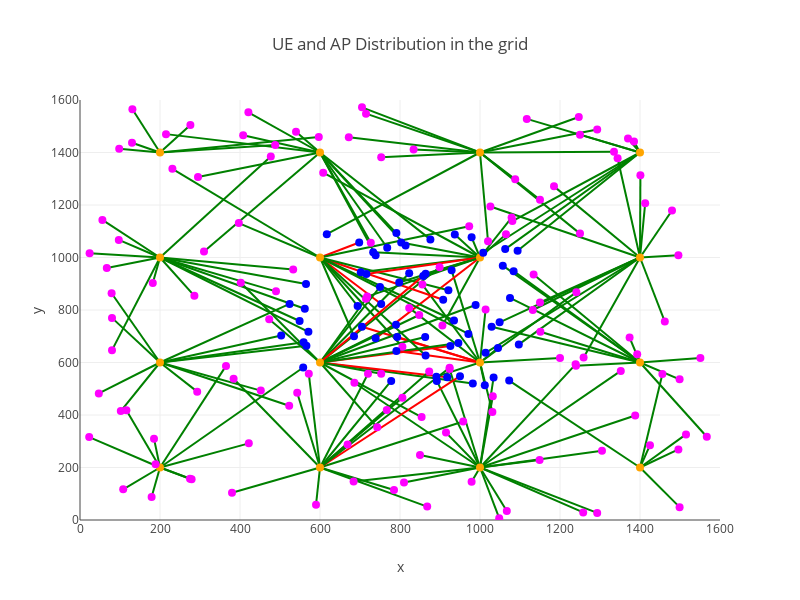

Source (notebook cell):
### Code cell
# Show distribution of UEs and APs
ue_ap_list = result.UE_AP_LIST[0]
nodes = [(0, 0)]
nodes += [tuple(x.location) for x in ue_ap_list]

edges = []
edge_color = []
# edge_color = ['green'] * (len(edges))

# add edges between UE and AP
for i, ue in enumerate(ue_ap_list[16:]):
    if ue.sla == 1:
        color = "green"
    else:
        color = "red"
    edges.append((ue.ap, i+17))
    edge_color.append(color)

    
nodes_color = []
nodes_color += ['orange'] * 16

for ue in ue_ap_list[16:]:
    if ue.app == 2:
        # video UEs
        color = 'blue'
    else:
        # Web UEs
        color = 'magenta'
    nodes_color.append(color)




n_x, n_y = zip(*nodes[1:])
nodes_dict=dict(type='scatter',
           x=n_x,
           y=n_y,
           mode='markers',
           marker=dict(size=8, color=nodes_color))

edges_list = []
for k, e in enumerate(edges):
    info = dict(
        type='scatter',
        x=[nodes[e[0]][0], nodes[e[1]][0]],
        y=[nodes[e[0]][1], nodes[e[1]][1]],
        mode='lines',
        line=dict(width=2, color=edge_color[k])
    )
    edges_list.append(info)

data=edges_list+[nodes_dict]

layout_dict = dict(xaxis={'range': [0, 1600], 'title': 'x'},
              yaxis={'range': [0, 1600], 'title': 'y'},
              title="UE and AP Distribution in the grid",
              height=600,
              width=800,
              showlegend=False
              )
layout = go.Layout(layout_dict)

fig=dict(data=data, layout=layout)

plotly.offline.iplot(fig)

### Figure 1 — Plotly figure (JSON) as saved in the notebook; plotly's stock layout.template omitted (floating-point values rounded to 4 significant figures; data arrays with more than 128 entries replaced by an {"elided": "..."} marker saying what was removed)
{"data": [{"line": {"color": "green", "width": 2}, "mode": "lines", "type": "scatter", "x": [600, 768], "y": [1400, 1037]}, {"line": {"color": "green", "width": 2}, "mode": "lines", "type": "scatter", "x": [600, 806], "y": [1000, 660]}, {"line": {"color": "green", "width": 2}, "mode": "lines", "type": "scatter", "x": [200, 524], "y": [600, 823]}, {"line": {"color": "green", "width": 2}, "mode": "lines", "type": "scatter", "x": [1000, 705], "y": [1400, 1572]}, {"line": {"color": "green", "width": 2}, "mode": "lines", "type": "scatter", "x": [1000, 1079], "y": [1000, 1152]}, {"line": {"color": "green", "width": 2}, "mode": "lines", "type": "scatter", "x": [1000, 892], "y": [200, 530]}, {"line": {"color": "green", "width": 2}, "mode": "lines", "type": "scatter", "x": [1000, 672], "y": [1400, 1458]}, {"line": {"color": "green", "width": 2}, "mode": "lines", "type": "scatter", "x": [600, 823], "y": [600, 940]}, {"line": {"color": "green", "width": 2}, "mode": "lines", "type": "scatter", "x": [200, 566], "y": [600, 664]}, {"line": {"color": "green", "width": 2}, "mode": "lines", "type": "scatter", "x": [1000, 1150], "y": [1400, 1220]}, {"line": {"color": "green", "width": 2}, "mode": "lines", "type": "scatter", "x": [1400, 1413], "y": [1000, 1207]}, {"line": {"color": "green", "width": 2}, "mode": "lines", "type": "scatter", "x": [200, 422], "y": [200, 292]}, {"line": {"color": "green", "width": 2}, "mode": "lines", "type": "scatter", "x": [1000, 1045], "y": [600, 655]}, {"line": {"color": "green", "width": 2}, "mode": "lines", "type": "scatter", "x": [1400, 1374], "y": [600, 695]}, {"line": {"color": "green", "width": 2}, "mode": "lines", "type": "scatter", "x": [200, 116], "y": [200, 418]}, {"line": {"color": "green", "width": 2}, "mode": "lines", "type": "scatter", "x": [200, 185], "y": [200, 310]}, {"line": {"color": "green", "width": 2}, "mode": "lines", "type": "scatter", "x": [1000, 856], "y": [600, 897]}, {"line": {"color": "green", "width": 2}, "mode": "lines", "type": "scatter", "x": [1400, 1499], "y": [600, 536]}, {"line": {"color": "green", "width": 2}, "mode": "lines", "type": "scatter", "x": [600, 899], "y": [600, 963]}, {"line": {"color": "green", "width": 2}, "mode": "lines", "type": "scatter", "x": [1000, 1012], "y": [600, 513]}, {"line": {"color": "green", "width": 2}, "mode": "lines", "type": "scatter", "x": [600, 720], "y": [200, 557]}, {"line": {"color": "green", "width": 2}, "mode": "lines", "type": "scatter", "x": [1000, 937], "y": [1000, 1088]}, {"line": {"color": "green", "width": 2}, "mode": "lines", "type": "scatter", "x": [600, 876], "y": [1400, 1069]}, {"line": {"color": "green", "width": 2}, "mode": "lines", "type": "scatter", "x": [1000, 1200], "y": [600, 617]}, {"line": {"color": "green", "width": 2}, "mode": "lines", "type": "scatter", "x": [200, 179], "y": [200, 88]}, {"line": {"color": "green", "width": 2}, "mode": "lines", "type": "scatter", "x": [1000, 929], "y": [600, 951]}, {"line": {"color": "green", "width": 2}, "mode": "lines", "type": "scatter", "x": [1000, 1088], "y": [1400, 1298]}, {"line": {"color": "green", "width": 2}, "mode": "lines", "type": "scatter", "x": [600, 854], "y": [600, 392]}, {"line": {"color": "green", "width": 2}, "mode": "lines", "type": "scatter", "x": [1000, 803], "y": [1000, 1057]}, {"line": {"color": "green", "width": 2}, "mode": "lines", "type": "scatter", "x": [1400, 1117], "y": [1400, 1528]}, {"line": {"color": "green", "width": 2}, "mode": "lines", "type": "scatter", "x": [600, 384], "y": [200, 538]}, {"line": {"color": "red", "width": 2}, "mode": "lines", "type": "scatter", "x": [600, 698], "y": [1000, 1057]}, {"line": {"color": "green", "width": 2}, "mode": "lines", "type": "scatter", "x": [600, 727], "y": [1400, 1056]}, {"line": {"color": "green", "width": 2}, "mode": "lines", "type": "scatter", "x": [600, 295], "y": [1400, 1307]}, {"line": {"color": "green", "width": 2}, "mode": "lines", "type": "scatter", "x": [600, 958], "y": [200, 375]}, {"line": {"color": "green", "width": 2}, "mode": "lines", "type": "scatter", "x": [200, 452], "y": [600, 493]}, {"line": {"color": "green", "width": 2}, "mode": "lines", "type": "scatter", "x": [600, 408], "y": [1400, 1466]}, {"line": {"color": "green", "width": 2}, "mode": "lines", "type": "scatter", "x": [600, 982], "y": [600, 520]}, {"line": {"color": "green", "width": 2}, "mode": "lines", "type": "scatter", "x": [600, 685], "y": [1000, 700]}, {"line": {"color": "red", "width": 2}, "mode": "lines", "type": "scatter", "x": [600, 918], "y": [600, 544]}, {"line": {"color": "green", "width": 2}, "mode": "lines", "type": "scatter", "x": [1000, 1239], "y": [200, 593]}, {"line": {"color": "green", "width": 2}, "mode": "lines", "type": "scatter", "x": [1400, 1496], "y": [1000, 1009]}, {"line": {"color": "green", "width": 2}, "mode": "lines", "type": "scatter", "x": [1000, 834], "y": [1400, 1411]}, {"line": {"color": "green", "width": 2}, "mode": "lines", "type": "scatter", "x": [1400, 1240], "y": [600, 588]}, {"line": {"color": "green", "width": 2}, "mode": "lines", "type": "scatter", "x": [200, 130], "y": [1400, 1437]}, {"line": {"color": "green", "width": 2}, "mode": "lines", "type": "scatter", "x": [1000, 1250], "y": [1400, 1091]}, {"line": {"color": "green", "width": 2}, "mode": "lines", "type": "scatter", "x": [1000, 1388], "y": [200, 398]}, {"line": {"color": "green", "width": 2}, "mode": "lines", "type": "scatter", "x": [1400, 1081], "y": [1400, 1139]}, {"line": {"color": "red", "width": 2}, "mode": "lines", "type": "scatter", "x": [1000, 705], "y": [600, 736]}, {"line": {"color": "green", "width": 2}, "mode": "lines", "type": "scatter", "x": [1400, 1008], "y": [1400, 1018]}, {"line": {"color": "green", "width": 2}, "mode": "lines", "type": "scatter", "x": [600, 572], "y": [200, 557]}, {"line": {"color": "green", "width": 2}, "mode": "lines", "type": "scatter", "x": [1000, 979], "y": [1000, 1077]}, {"line": {"color": "green", "width": 2}, "mode": "lines", "type": "scatter", "x": [200, 23], "y": [200, 316]}, {"line": {"color": "green", "width": 2}, "mode": "lines", "type": "scatter", "x": [600, 785], "y": [200, 114]}, {"line": {"color": "green", "width": 2}, "mode": "lines", "type": "scatter", "x": [1000, 702], "y": [1000, 944]}, {"line": {"color": "green", "width": 2}, "mode": "lines", "type": "scatter", "x": [200, 47], "y": [600, 482]}, {"line": {"color": "green", "width": 2}, "mode": "lines", "type": "scatter", "x": [1400, 1499], "y": [200, 49]}, {"line": {"color": "green", "width": 2}, "mode": "lines", "type": "scatter", "x": [1400, 1134], "y": [600, 935]}, {"line": {"color": "green", "width": 2}, "mode": "lines", "type": "scatter", "x": [600, 543], "y": [200, 485]}, {"line": {"color": "green", "width": 2}, "mode": "lines", "type": "scatter", "x": [1400, 1370], "y": [1400, 1453]}, {"line": {"color": "green", "width": 2}, "mode": "lines", "type": "scatter", "x": [200, 562], "y": [1000, 805]}, {"line": {"color": "green", "width": 2}, "mode": "lines", "type": "scatter", "x": [200, 549], "y": [1000, 758]}, {"line": {"color": "green", "width": 2}, "mode": "lines", "type": "scatter", "x": [1000, 1065], "y": [1000, 1089]}, {"line": {"color": "green", "width": 2}, "mode": "lines", "type": "scatter", "x": [1400, 1385], "y": [1400, 1442]}, {"line": {"color": "red", "width": 2}, "mode": "lines", "type": "scatter", "x": [600, 753], "y": [1000, 823]}, {"line": {"color": "green", "width": 2}, "mode": "lines", "type": "scatter", "x": [600, 973], "y": [1000, 1119]}, {"line": {"color": "green", "width": 2}, "mode": "lines", "type": "scatter", "x": [1000, 798], "y": [1000, 905]}, {"line": {"color": "green", "width": 2}, "mode": "lines", "type": "scatter", "x": [600, 873], "y": [200, 566]}, {"line": {"color": "green", "width": 2}, "mode": "lines", "type": "scatter", "x": [1400, 1185], "y": [1000, 1271]}, {"line": {"color": "green", "width": 2}, "mode": "lines", "type": "scatter", "x": [200, 597], "y": [1400, 1459]}, {"line": {"color": "green", "width": 2}, "mode": "lines", "type": "scatter", "x": [1000, 1031], "y": [600, 411]}, {"line": {"color": "green", "width": 2}, "mode": "lines", "type": "scatter", "x": [200, 182], "y": [1000, 903]}, {"line": {"color": "green", "width": 2}, "mode": "lines", "type": "scatter", "x": [1400, 1393], "y": [600, 631]}, {"line": {"color": "green", "width": 2}, "mode": "lines", "type": "scatter", "x": [200, 488], "y": [1400, 1429]}, {"line": {"color": "green", "width": 2}, "mode": "lines", "type": "scatter", "x": [1400, 1057], "y": [600, 969]}, {"line": {"color": "green", "width": 2}, "mode": "lines", "type": "scatter", "x": [200, 67], "y": [1000, 960]}, {"line": {"color": "green", "width": 2}, "mode": "lines", "type": "scatter", "x": [200, 80], "y": [1000, 647]}, {"line": {"color": "green", "width": 2}, "mode": "lines", "type": "scatter", "x": [200, 365], "y": [200, 587]}, {"line": {"color": "green", "width": 2}, "mode": "lines", "type": "scatter", "x": [200, 293], "y": [600, 489]}, {"line": {"color": "green", "width": 2}, "mode": "lines", "type": "scatter", "x": [200, 477], "y": [1000, 1385]}, {"line": {"color": "red", "width": 2}, "mode": "lines", "type": "scatter", "x": [1000, 739], "y": [1000, 692]}, {"line": {"color": "green", "width": 2}, "mode": "lines", "type": "scatter", "x": [600, 739], "y": [1400, 1009]}, {"line": {"color": "green", "width": 2}, "mode": "lines", "type": "scatter", "x": [600, 848], "y": [600, 781]}, {"line": {"color": "green", "width": 2}, "mode": "lines", "type": "scatter", "x": [1000, 1352], "y": [200, 568]}, {"line": {"color": "green", "width": 2}, "mode": "lines", "type": "scatter", "x": [200, 102], "y": [600, 415]}, {"line": {"color": "green", "width": 2}, "mode": "lines", "type": "scatter", "x": [1400, 1094], "y": [1400, 1026]}, {"line": {"color": "green", "width": 2}, "mode": "lines", "type": "scatter", "x": [600, 989], "y": [600, 819]}, {"line": {"color": "green", "width": 2}, "mode": "lines", "type": "scatter", "x": [200, 80], "y": [600, 770]}, {"line": {"color": "green", "width": 2}, "mode": "lines", "type": "scatter", "x": [200, 56], "y": [1000, 1143]}, {"line": {"color": "red", "width": 2}, "mode": "lines", "type": "scatter", "x": [1000, 793], "y": [600, 697]}, {"line": {"color": "green", "width": 2}, "mode": "lines", "type": "scatter", "x": [200, 558], "y": [200, 581]}, {"line": {"color": "green", "width": 2}, "mode": "lines", "type": "scatter", "x": [200, 189], "y": [200, 212]}, {"line": {"color": "green", "width": 2}, "mode": "lines", "type": "scatter", "x": [1000, 608], "y": [1000, 1323]}, {"line": {"color": "green", "width": 2}, "mode": "lines", "type": "scatter", "x": [1000, 1335], "y": [1400, 1403]}, {"line": {"color": "green", "width": 2}, "mode": "lines", "type": "scatter", "x": [1000, 1293], "y": [200, 27]}, {"line": {"color": "green", "width": 2}, "mode": "lines", "type": "scatter", "x": [1000, 1032], "y": [200, 471]}, {"line": {"color": "green", "width": 2}, "mode": "lines", "type": "scatter", "x": [1000, 1305], "y": [200, 264]}, {"line": {"color": "red", "width": 2}, "mode": "lines", "type": "scatter", "x": [600, 908], "y": [1000, 839]}, {"line": {"color": "red", "width": 2}, "mode": "lines", "type": "scatter", "x": [600, 926], "y": [600, 663]}, {"line": {"color": "green", "width": 2}, "mode": "lines", "type": "scatter", "x": [600, 590], "y": [200, 58]}, {"line": {"color": "green", "width": 2}, "mode": "lines", "type": "scatter", "x": [600, 863], "y": [600, 697]}, {"line": {"color": "green", "width": 2}, "mode": "lines", "type": "scatter", "x": [600, 753], "y": [600, 557]}, {"line": {"color": "green", "width": 2}, "mode": "lines", "type": "scatter", "x": [600, 694], "y": [1000, 815]}, {"line": {"color": "green", "width": 2}, "mode": "lines", "type": "scatter", "x": [600, 971], "y": [1000, 709]}, {"line": {"color": "green", "width": 2}, "mode": "lines", "type": "scatter", "x": [1000, 1034], "y": [200, 543]}, {"line": {"color": "green", "width": 2}, "mode": "lines", "type": "scatter", "x": [1000, 733], "y": [1000, 1020]}, {"line": {"color": "green", "width": 2}, "mode": "lines", "type": "scatter", "x": [600, 864], "y": [1000, 627]}, {"line": {"color": "green", "width": 2}, "mode": "lines", "type": "scatter", "x": [600, 946], "y": [600, 674]}, {"line": {"color": "green", "width": 2}, "mode": "lines", "type": "scatter", "x": [1000, 850], "y": [200, 248]}, {"line": {"color": "green", "width": 2}, "mode": "lines", "type": "scatter", "x": [1400, 1259], "y": [1000, 619]}, {"line": {"color": "green", "width": 2}, "mode": "lines", "type": "scatter", "x": [600, 715], "y": [600, 843]}, {"line": {"color": "green", "width": 2}, "mode": "lines", "type": "scatter", "x": [1000, 906], "y": [1000, 741]}, {"line": {"color": "green", "width": 2}, "mode": "lines", "type": "scatter", "x": [1400, 1029], "y": [600, 736]}, {"line": {"color": "green", "width": 2}, "mode": "lines", "type": "scatter", "x": [1000, 617], "y": [1400, 1089]}, {"line": {"color": "green", "width": 2}, "mode": "lines", "type": "scatter", "x": [600, 231], "y": [1000, 1338]}, {"line": {"color": "green", "width": 2}, "mode": "lines", "type": "scatter", "x": [1000, 864], "y": [1000, 938]}, {"line": {"color": "green", "width": 2}, "mode": "lines", "type": "scatter", "x": [1000, 979], "y": [200, 146]}, {"line": {"color": "green", "width": 2}, "mode": "lines", "type": "scatter", "x": [200, 276], "y": [1400, 1505]}, {"line": {"color": "green", "width": 2}, "mode": "lines", "type": "scatter", "x": [600, 669], "y": [200, 288]}, {"line": {"color": "green", "width": 2}, "mode": "lines", "type": "scatter", "x": [600, 806], "y": [200, 466]}, {"line": {"color": "green", "width": 2}, "mode": "lines", "type": "scatter", "x": [1400, 1567], "y": [600, 317]}, {"line": {"color": "green", "width": 2}, "mode": "lines", "type": "scatter", "x": [1400, 1073], "y": [200, 531]}, {"line": {"color": "green", "width": 2}, "mode": "lines", "type": "scatter", "x": [600, 791], "y": [1400, 1093]}, {"line": {"color": "green", "width": 2}, "mode": "lines", "type": "scatter", "x": [600, 921], "y": [1000, 875]}, {"line": {"color": "green", "width": 2}, "mode": "lines", "type": "scatter", "x": [600, 750], "y": [600, 888]}, {"line": {"color": "green", "width": 2}, "mode": "lines", "type": "scatter", "x": [1400, 1496], "y": [200, 269]}, {"line": {"color": "green", "width": 2}, "mode": "lines", "type": "scatter", "x": [200, 279], "y": [200, 155]}, {"line": {"color": "green", "width": 2}, "mode": "lines", "type": "scatter", "x": [600, 868], "y": [200, 51]}, {"line": {"color": "green", "width": 2}, "mode": "lines", "type": "scatter", "x": [200, 108], "y": [200, 117]}, {"line": {"color": "green", "width": 2}, "mode": "lines", "type": "scatter", "x": [1000, 915], "y": [200, 333]}, {"line": {"color": "green", "width": 2}, "mode": "lines", "type": "scatter", "x": [200, 533], "y": [1000, 954]}, {"line": {"color": "green", "width": 2}, "mode": "lines", "type": "scatter", "x": [200, 571], "y": [1000, 717]}, {"line": {"color": "green", "width": 2}, "mode": "lines", "type": "scatter", "x": [1000, 810], "y": [200, 143]}, {"line": {"color": "green", "width": 2}, "mode": "lines", "type": "scatter", "x": [1000, 753], "y": [1400, 1382]}, {"line": {"color": "green", "width": 2}, "mode": "lines", "type": "scatter", "x": [1400, 1151], "y": [600, 717]}, {"line": {"color": "green", "width": 2}, "mode": "lines", "type": "scatter", "x": [200, 503], "y": [600, 703]}, {"line": {"color": "green", "width": 2}, "mode": "lines", "type": "scatter", "x": [200, 565], "y": [1000, 899]}, {"line": {"color": "green", "width": 2}, "mode": "lines", "type": "scatter", "x": [1000, 1020], "y": [1400, 1062]}, {"line": {"color": "green", "width": 2}, "mode": "lines", "type": "scatter", "x": [1400, 1344], "y": [1000, 1378]}, {"line": {"color": "green", "width": 2}, "mode": "lines", "type": "scatter", "x": [600, 421], "y": [1400, 1553]}, {"line": {"color": "green", "width": 2}, "mode": "lines", "type": "scatter", "x": [200, 97], "y": [1000, 1067]}, {"line": {"color": "green", "width": 2}, "mode": "lines", "type": "scatter", "x": [1000, 1293], "y": [1400, 1488]}, {"line": {"color": "green", "width": 2}, "mode": "lines", "type": "scatter", "x": [1400, 1480], "y": [1000, 1179]}, {"line": {"color": "green", "width": 2}, "mode": "lines", "type": "scatter", "x": [200, 559], "y": [600, 677]}, {"line": {"color": "green", "width": 2}, "mode": "lines", "type": "scatter", "x": [200, 24], "y": [1000, 1016]}, {"line": {"color": "green", "width": 2}, "mode": "lines", "type": "scatter", "x": [1400, 1456], "y": [200, 556]}, {"line": {"color": "green", "width": 2}, "mode": "lines", "type": "scatter", "x": [1400, 1132], "y": [1000, 800]}, {"line": {"color": "green", "width": 2}, "mode": "lines", "type": "scatter", "x": [1000, 686], "y": [200, 523]}, {"line": {"color": "green", "width": 2}, "mode": "lines", "type": "scatter", "x": [1000, 1247], "y": [1400, 1535]}, {"line": {"color": "green", "width": 2}, "mode": "lines", "type": "scatter", "x": [1400, 1049], "y": [1000, 753]}, {"line": {"color": "green", "width": 2}, "mode": "lines", "type": "scatter", "x": [1000, 1258], "y": [200, 29]}, {"line": {"color": "green", "width": 2}, "mode": "lines", "type": "scatter", "x": [200, 490], "y": [1000, 871]}, {"line": {"color": "green", "width": 2}, "mode": "lines", "type": "scatter", "x": [200, 98], "y": [1400, 1414]}, {"line": {"color": "red", "width": 2}, "mode": "lines", "type": "scatter", "x": [1000, 716], "y": [1000, 937]}, {"line": {"color": "green", "width": 2}, "mode": "lines", "type": "scatter", "x": [1000, 715], "y": [1400, 1548]}, {"line": {"color": "green", "width": 2}, "mode": "lines", "type": "scatter", "x": [600, 473], "y": [600, 765]}, {"line": {"color": "green", "width": 2}, "mode": "lines", "type": "scatter", "x": [1000, 924], "y": [200, 575]}, {"line": {"color": "green", "width": 2}, "mode": "lines", "type": "scatter", "x": [1000, 718], "y": [1000, 851]}, {"line": {"color": "green", "width": 2}, "mode": "lines", "type": "scatter", "x": [1400, 1150], "y": [1000, 829]}, {"line": {"color": "green", "width": 2}, "mode": "lines", "type": "scatter", "x": [1400, 1075], "y": [600, 846]}, {"line": {"color": "green", "width": 2}, "mode": "lines", "type": "scatter", "x": [1400, 1462], "y": [1000, 756]}, {"line": {"color": "green", "width": 2}, "mode": "lines", "type": "scatter", "x": [600, 397], "y": [1000, 1131]}, {"line": {"color": "red", "width": 2}, "mode": "lines", "type": "scatter", "x": [1000, 791], "y": [600, 644]}, {"line": {"color": "green", "width": 2}, "mode": "lines", "type": "scatter", "x": [1400, 1250], "y": [1400, 1468]}, {"line": {"color": "green", "width": 2}, "mode": "lines", "type": "scatter", "x": [200, 286], "y": [1000, 854]}, {"line": {"color": "green", "width": 2}, "mode": "lines", "type": "scatter", "x": [200, 131], "y": [1400, 1565]}, {"line": {"color": "green", "width": 2}, "mode": "lines", "type": "scatter", "x": [1000, 1014], "y": [600, 802]}, {"line": {"color": "green", "width": 2}, "mode": "lines", "type": "scatter", "x": [200, 275], "y": [200, 157]}, {"line": {"color": "green", "width": 2}, "mode": "lines", "type": "scatter", "x": [600, 935], "y": [1000, 760]}, {"line": {"color": "green", "width": 2}, "mode": "lines", "type": "scatter", "x": [600, 402], "y": [600, 904]}, {"line": {"color": "green", "width": 2}, "mode": "lines", "type": "scatter", "x": [1000, 823], "y": [600, 808]}, {"line": {"color": "green", "width": 2}, "mode": "lines", "type": "scatter", "x": [1400, 1084], "y": [600, 948]}, {"line": {"color": "green", "width": 2}, "mode": "lines", "type": "scatter", "x": [600, 380], "y": [200, 104]}, {"line": {"color": "green", "width": 2}, "mode": "lines", "type": "scatter", "x": [1400, 1425], "y": [200, 285]}, {"line": {"color": "green", "width": 2}, "mode": "lines", "type": "scatter", "x": [1400, 1097], "y": [1000, 669]}, {"line": {"color": "green", "width": 2}, "mode": "lines", "type": "scatter", "x": [200, 523], "y": [600, 435]}, {"line": {"color": "green", "width": 2}, "mode": "lines", "type": "scatter", "x": [1000, 684], "y": [200, 147]}, {"line": {"color": "green", "width": 2}, "mode": "lines", "type": "scatter", "x": [1400, 1063], "y": [1400, 1032]}, {"line": {"color": "green", "width": 2}, "mode": "lines", "type": "scatter", "x": [1000, 1067], "y": [200, 34]}, {"line": {"color": "red", "width": 2}, "mode": "lines", "type": "scatter", "x": [600, 950], "y": [200, 548]}, {"line": {"color": "green", "width": 2}, "mode": "lines", "type": "scatter", "x": [1000, 891], "y": [600, 546]}, {"line": {"color": "green", "width": 2}, "mode": "lines", "type": "scatter", "x": [600, 540], "y": [1400, 1479]}, {"line": {"color": "green", "width": 2}, "mode": "lines", "type": "scatter", "x": [1000, 1149], "y": [200, 229]}, {"line": {"color": "green", "width": 2}, "mode": "lines", "type": "scatter", "x": [600, 790], "y": [600, 744]}, {"line": {"color": "green", "width": 2}, "mode": "lines", "type": "scatter", "x": [1400, 1515], "y": [200, 326]}, {"line": {"color": "green", "width": 2}, "mode": "lines", "type": "scatter", "x": [1000, 1048], "y": [200, 7]}, {"line": {"color": "green", "width": 2}, "mode": "lines", "type": "scatter", "x": [600, 215], "y": [1400, 1470]}, {"line": {"color": "green", "width": 2}, "mode": "lines", "type": "scatter", "x": [1000, 1241], "y": [600, 868]}, {"line": {"color": "green", "width": 2}, "mode": "lines", "type": "scatter", "x": [600, 924], "y": [200, 580]}, {"line": {"color": "red", "width": 2}, "mode": "lines", "type": "scatter", "x": [600, 858], "y": [600, 930]}, {"line": {"color": "green", "width": 2}, "mode": "lines", "type": "scatter", "x": [600, 778], "y": [200, 530]}, {"line": {"color": "green", "width": 2}, "mode": "lines", "type": "scatter", "x": [600, 814], "y": [1400, 1046]}, {"line": {"color": "green", "width": 2}, "mode": "lines", "type": "scatter", "x": [600, 767], "y": [200, 419]}, {"line": {"color": "green", "width": 2}, "mode": "lines", "type": "scatter", "x": [600, 310], "y": [1400, 1023]}, {"line": {"color": "green", "width": 2}, "mode": "lines", "type": "scatter", "x": [600, 743], "y": [600, 353]}, {"line": {"color": "green", "width": 2}, "mode": "lines", "type": "scatter", "x": [1400, 1014], "y": [1000, 637]}, {"line": {"color": "green", "width": 2}, "mode": "lines", "type": "scatter", "x": [1400, 1401], "y": [1000, 1313]}, {"line": {"color": "green", "width": 2}, "mode": "lines", "type": "scatter", "x": [1400, 1551], "y": [600, 617]}, {"line": {"color": "green", "width": 2}, "mode": "lines", "type": "scatter", "x": [1400, 1026], "y": [1000, 1194]}, {"line": {"color": "green", "width": 2}, "mode": "lines", "type": "scatter", "x": [200, 79], "y": [600, 864]}, {"marker": {"color": {"elided": "216 str values"}, "size": 8}, "mode": "markers", "type": "scatter", "x": {"elided": "216 int values"}, "y": {"elided": "216 int values"}}], "layout": {"height": 600, "showlegend": false, "title": "UE and AP Distribution in the grid", "width": 800, "xaxis": {"range": [0, 1600], "title": "x"}, "yaxis": {"range": [0, 1600], "title": "y"}}}
